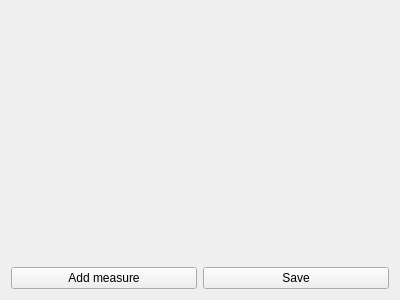
<?xml version="1.0" encoding="UTF-8"?>
<ui version="4.0">
 <class>HardwareSyncMainPage</class>
 <widget class="QWidget" name="HardwareSyncMainPage">
  <property name="geometry">
   <rect>
    <x>0</x>
    <y>0</y>
    <width>400</width>
    <height>300</height>
   </rect>
  </property>
  <property name="windowTitle">
   <string>Form</string>
  </property>
  <layout class="QGridLayout" name="gridLayout">
   <item row="1" column="0">
    <widget class="QPushButton" name="add_measure">
     <property name="text">
      <string>Add measure</string>
     </property>
    </widget>
   </item>
   <item row="1" column="1">
    <widget class="QPushButton" name="save">
     <property name="text">
      <string>Save</string>
     </property>
    </widget>
   </item>
   <item row="0" column="0" colspan="2">
    <widget class="QScrollArea" name="scrollArea">
     <property name="frameShape">
      <enum>QFrame::NoFrame</enum>
     </property>
     <property name="widgetResizable">
      <bool>true</bool>
     </property>
     <widget class="QWidget" name="measures">
      <property name="geometry">
       <rect>
        <x>0</x>
        <y>0</y>
        <width>382</width>
        <height>243</height>
       </rect>
      </property>
     </widget>
    </widget>
   </item>
  </layout>
 </widget>
 <resources/>
 <connections/>
</ui>
